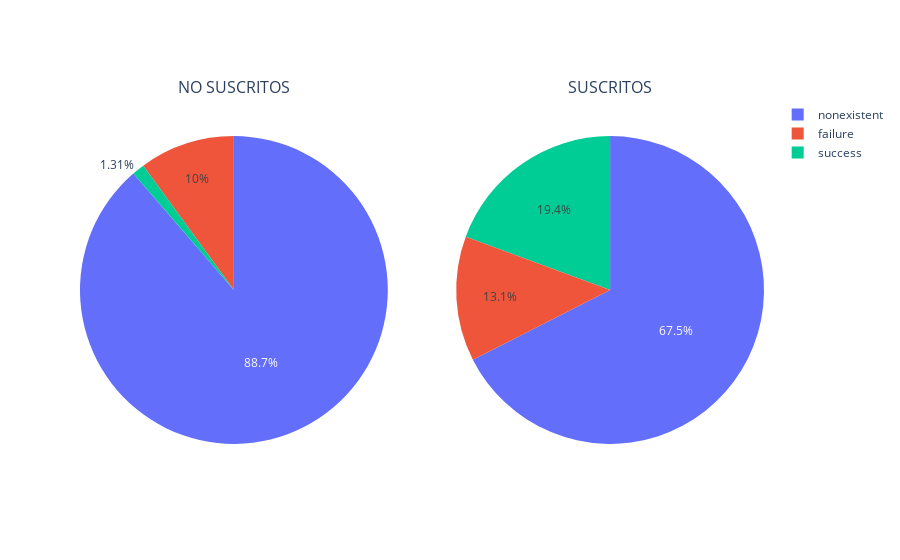

Notebook code cell kept with this figure:
### Code cell
fig=make_subplots(rows=1,
                  cols=2,
                  subplot_titles=['NO SUSCRITOS','SUSCRITOS'],
                  specs = [[{"type": "domain"}, {"type": "domain"}]])
fig.add_trace(go.Pie(labels=bank_no_poutcome['poutcome'],values=bank_no_poutcome['count']),row=1,col=1)
fig.add_trace(go.Pie(labels=bank_yes_poutcome['poutcome'],values=bank_yes_poutcome['count']),row=1,col=2)
fig.show()

### Figure 1 — Plotly figure (JSON) as saved in the notebook; plotly's stock layout.template omitted (floating-point values rounded to 4 significant figures)
{"data": [{"domain": {"x": [0, 0.45], "y": [0, 1]}, "labels": ["failure", "nonexistent", "success"], "type": "pie", "values": [3826, 33832, 498]}, {"domain": {"x": [0.55, 1], "y": [0, 1]}, "labels": ["failure", "nonexistent", "success"], "type": "pie", "values": [635, 3271, 938]}], "layout": {"annotations": [{"font": {"size": 16}, "showarrow": false, "text": "NO SUSCRITOS", "x": 0.225, "xanchor": "center", "xref": "paper", "y": 1, "yanchor": "bottom", "yref": "paper"}, {"font": {"size": 16}, "showarrow": false, "text": "SUSCRITOS", "x": 0.775, "xanchor": "center", "xref": "paper", "y": 1, "yanchor": "bottom", "yref": "paper"}]}}
